Frame 1 (no input): blank canvas, image omitted
Frame 60 (no input): blank canvas, image omitted
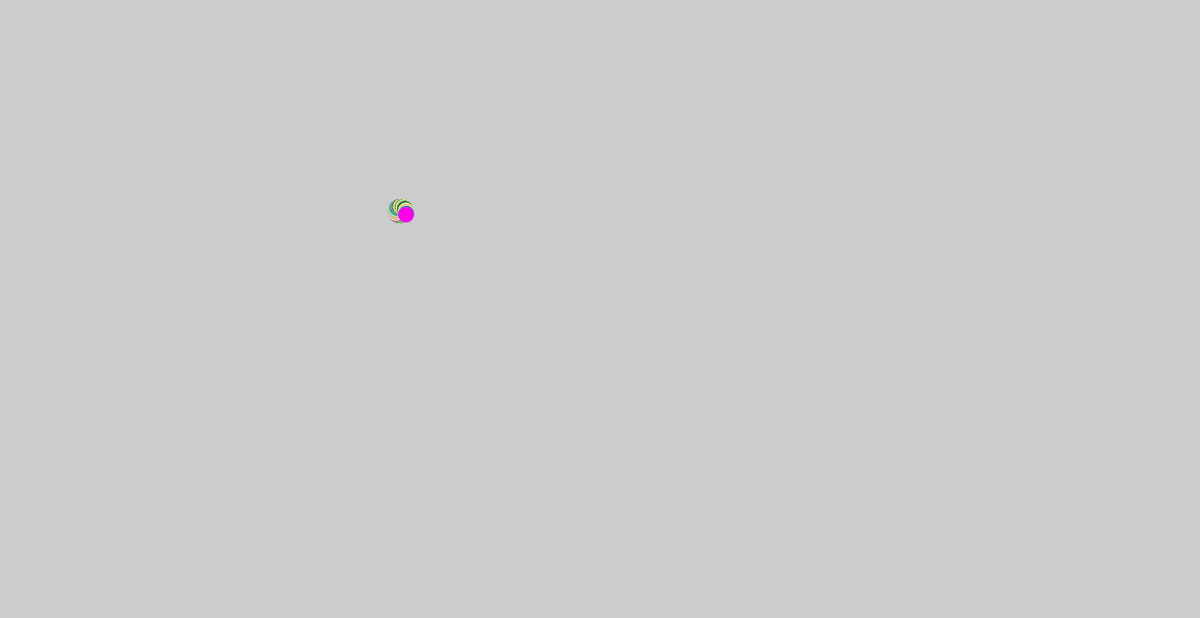
Frame 120 (the mouse pressed at the canvas centre since frame 60)

The p5.js sketch whose frames 1 and 60 were blank and that drew this single picture after the mouse press (run headless with seeded random() and noise() and a simulated clock; from frame 60 on, the mouse is pressed at the canvas centre):

// p5.js sketch
// ── sketch.js
//  Variables:
var angle = .75;
var offset = 660;
var scalar = 5;
var speed = 0.05;




function setup() {
    let colors = [];


    // RED PURPLE BLUE SET:
    // =========================================
    //  purple:
    let purpleNum = color(69, 21, 131);

    //  red:
    let redNum = color(190, 21, 20);

    //  blue:
    let blueNum = color(20, 50, 250);

    // colors.push(purpleNum);
    // colors.push(redNum);
    // colors.push(blueNum);


    //  Green, Yellow, Blue, Black, White
    //  Neon Green:
    let neonGreenNum = color(102, 255, 23);

    //  White:
    let whiteNum = color(255, 255, 255);

    //  Neon yellow:
    let neonYellowNum = color(255, 255, 38);


    //  Neon Blue:
    let neonBlueNum = color(0, 255, 255);

    //  Black:
    let blackNum = color(0, 0, 0);

    let neonPurpleNum = color(255, 0, 232);



    colors.push(blackNum);
    colors.push(whiteNum);
    colors.push(neonBlueNum);
    colors.push(neonGreenNum);
    colors.push(neonYellowNum);
    colors.push(neonPurpleNum);

    createCanvas(1980, 1020);
    // fill(255);


    function changeColor() {
        randomColor = colors[Math.floor(Math.random() * colors.length)];
        stroke(randomColor);
        fill(randomColor);
    }
    setInterval(changeColor, 30);
    background(204);
}


function draw() {
    //  display the framerate of the program
    // x = 700;
    // y = 400
    // cosine is responsible for the X value of the circular motion
    var xAngle = 660 + cos(angle) * scalar;
    //  sine is responsible for the Y value of the circular motion
    var yAngle = 350 + sin(angle) * scalar;

    ellipse(xAngle, yAngle, 25, 25);
    angle += speed;
    scalar += speed;

}
// ── test.js
let colors = [];

//  purple:
let purpleNum = 131;

//  red:
let redNum = 20;

//  blue:
let blueNum = 250;

colors.push(purpleNum);
colors.push(redNum);
colors.push(purpleNum);


function chooseColor() {
    i = Math.floor(Math.random() * 3);
    console.log(colors[i]);
}

setInterval(chooseColor, 130);
